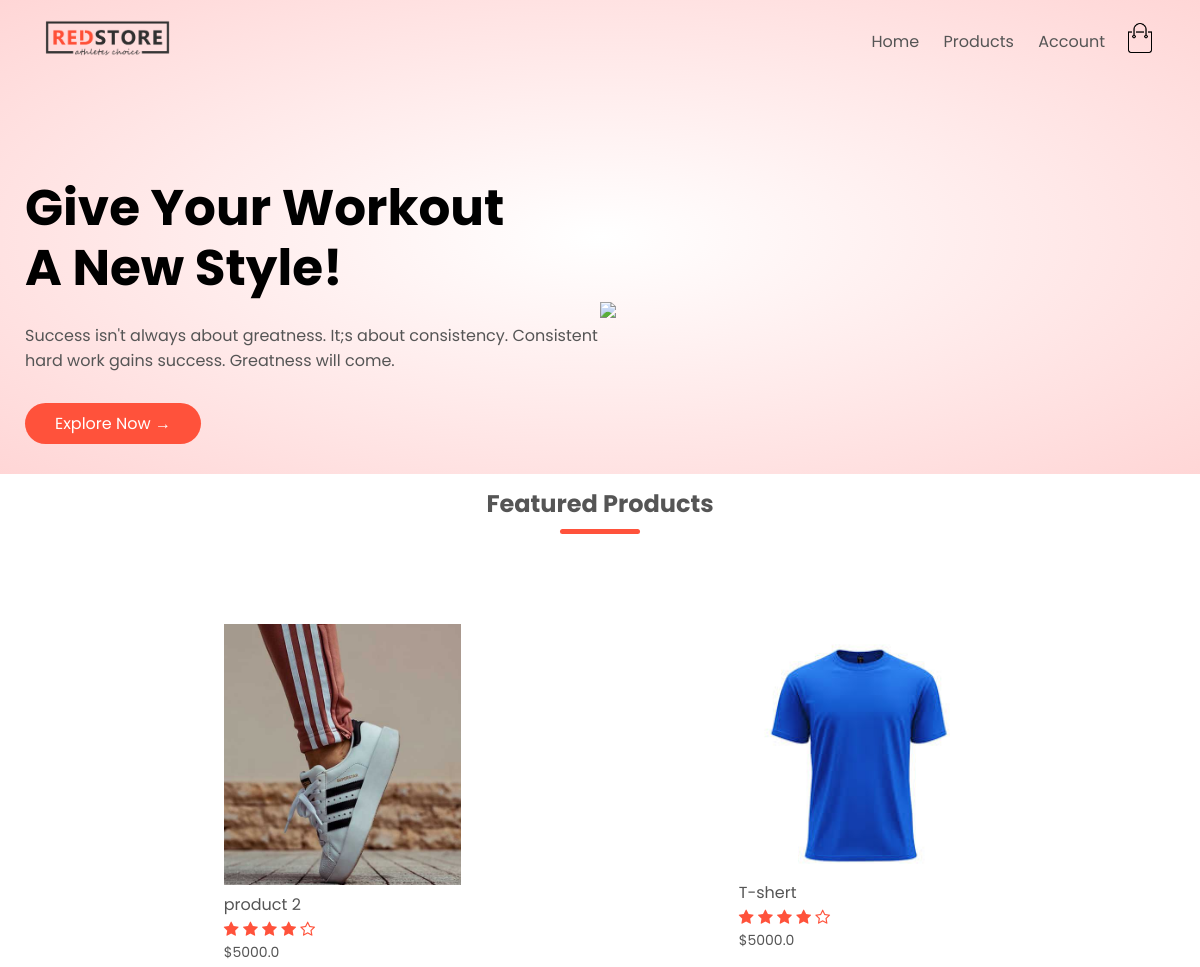
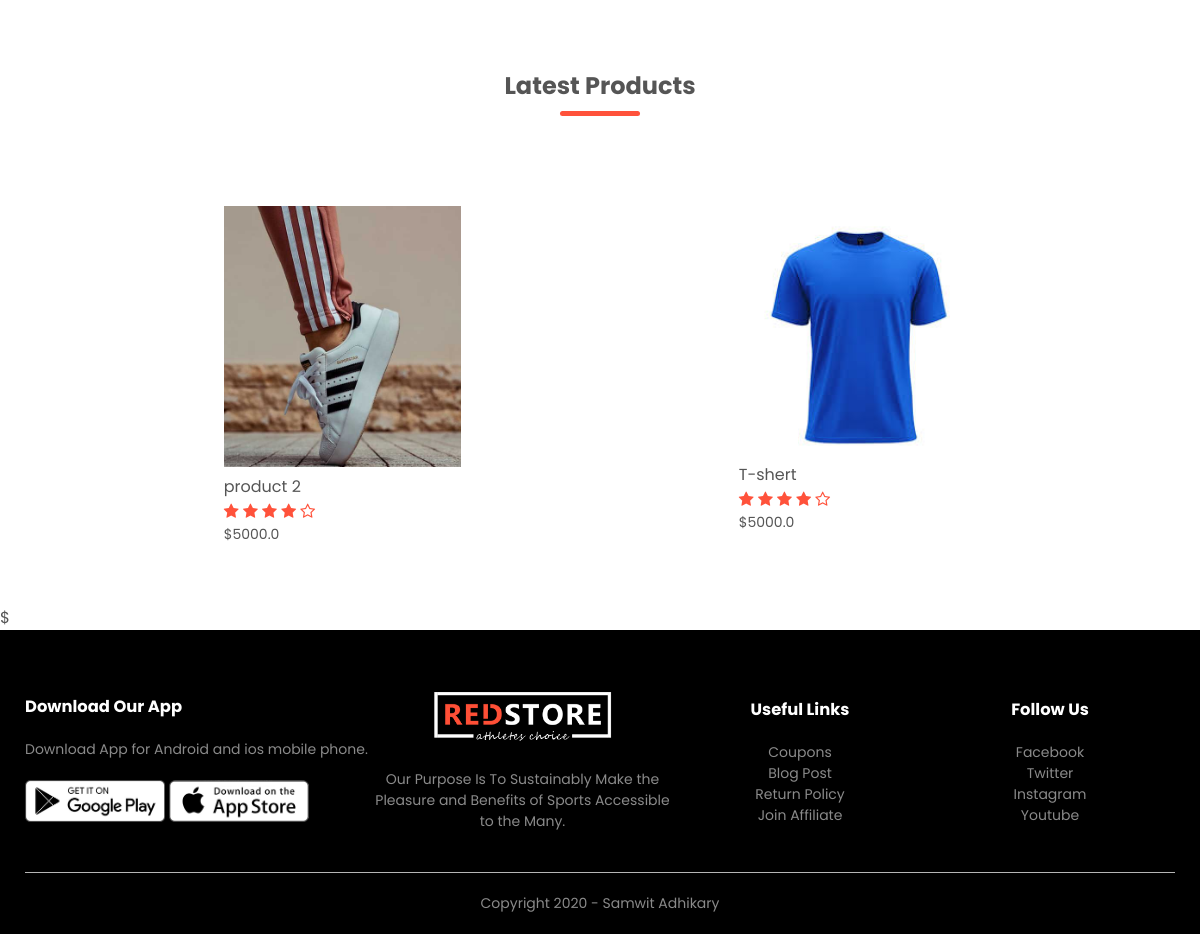
The app's page /, older data (2 pictures, top to bottom).
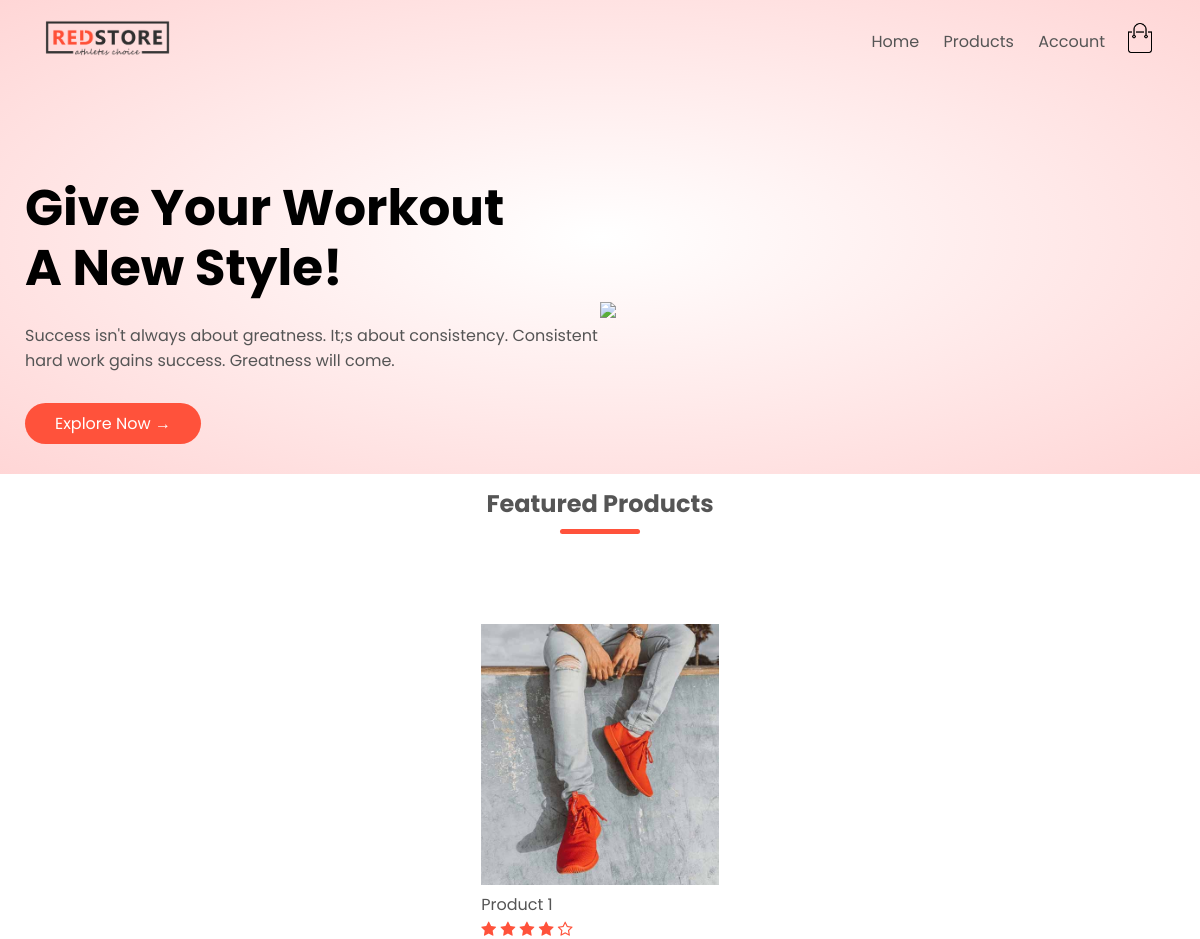
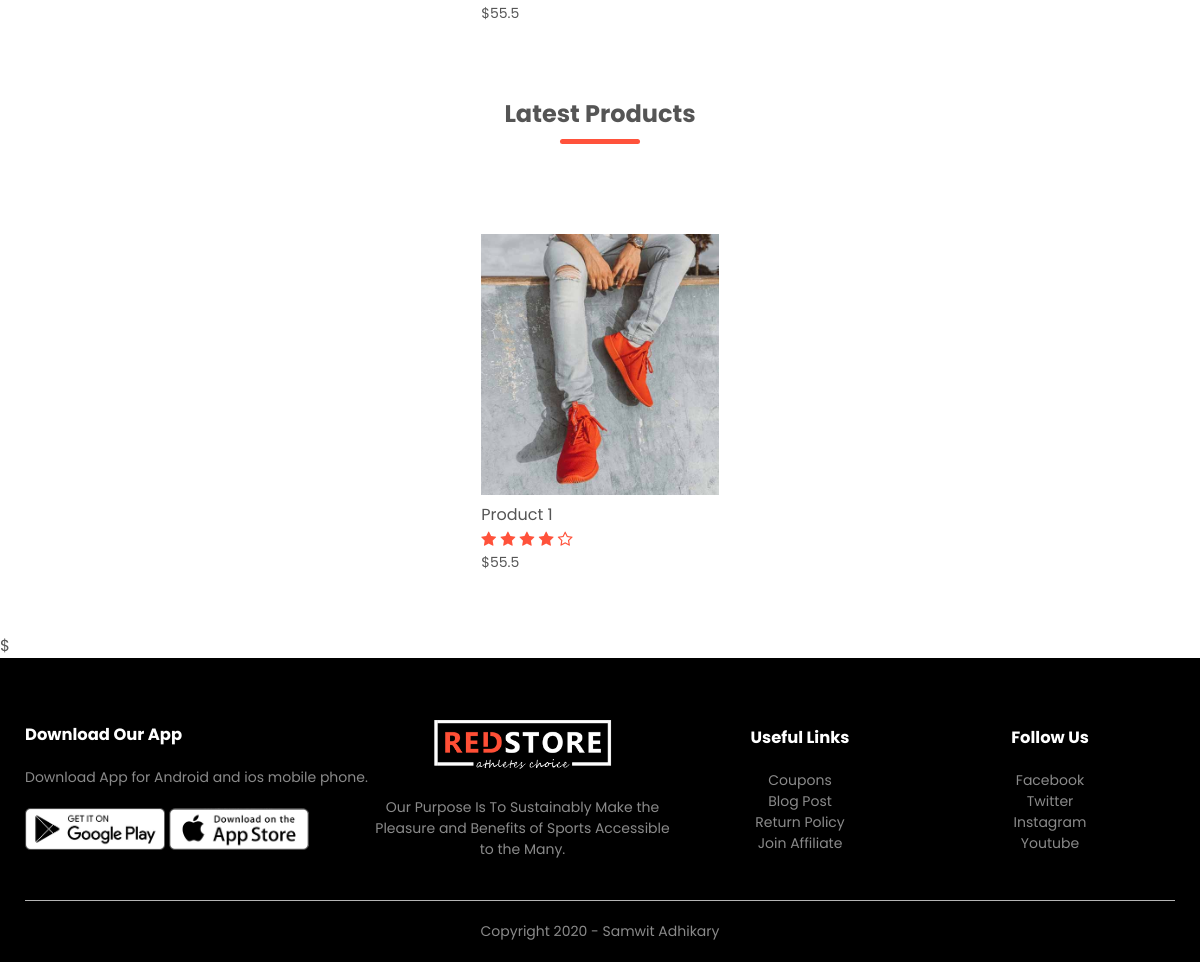
The same page, newer data (2 pictures, top to bottom).
### products/models.py (models this page shows, shortened)
class Product(models.Model):
    LIVE = 1
    DELETE = 0
    DELETE_CHOICES = ((LIVE,'Live'), (DELETE,'Delete'))
    title = models.CharField(max_length=150)
    price = models.FloatField()
    description = models.TextField()
    image = models.ImageField(upload_to="media/")
    priority = models.IntegerField(default=0)
    delete_staus = models.IntegerField(choices=DELETE_CHOICES, default=LIVE)
    create_at = models.DateTimeField(auto_now_add=True)
    update_at = models.DateTimeField(auto_now=True)

### products/views.py (the view)
# urls.py: path('', views.index, name='home'),
def index(request):
    featured_products = Product.objects.order_by('priority')[:4]
    latest_products = Product.objects.order_by('-id')[:4]
    context = {
       'featured_products':featured_products,
       'latest_products':latest_products
    }
    return render(request, 'index.html', context)

### templates/index.html (shortened to what this page needs)
{% extends 'blank_layout.html' %}
{% block banner %}
    {% include "banner_layout.html" %}
{% endblock banner %}
{% block content %}
{% include "home_page_content.html" %}
      <p>${{ product.price }}</p>
{% endblock content %}

### templates/home_page_content.html
{% load static %}
<div class="small-container">
    <h2 class="title">Featured Products</h2>
    <div class="row">
        {% for product in featured_products %}
        <div class="col-4">
            <a href="{% url 'product_details' product.id %}">
                <img src="{{ product.image.url }}">
            </a>
            <h4>{{ product.title }}</h4>
            <div class="rating">
                <i class="fa fa-star"></i>
                <i class="fa fa-star"></i>
                <i class="fa fa-star"></i>
                <i class="fa fa-star"></i>
                <i class="fa fa-star-o"></i>
            </div>
            <p>${{ product.price }}</p>
        </div>
        {% endfor %}
    </div>
    <h2 class="title">Latest Products</h2>
    <div class="row">
        {% for product in latest_products %}
        <div class="col-4">
            <a href="{% url 'product_details' product.id %}">
                <img src="{{ product.image.url }}">
            </a>
            <h4>{{ product.title }}</h4>
            <div class="rating">
                <i class="fa fa-star"></i>
                <i class="fa fa-star"></i>
                <i class="fa fa-star"></i>
                <i class="fa fa-star"></i>
                <i class="fa fa-star-o"></i>
            </div>
            <p>${{ product.price }}</p>
        </div>
        {% endfor %}
    </div>
</div>

Row changes from the older to the newer data that the page shows:
removed Product: image (picture), title "product 2", price "5000.0"
removed Product: image (picture), title "T-shert", price "5000.0"
added Product: image (picture), title "Product 1", price "55.5"
